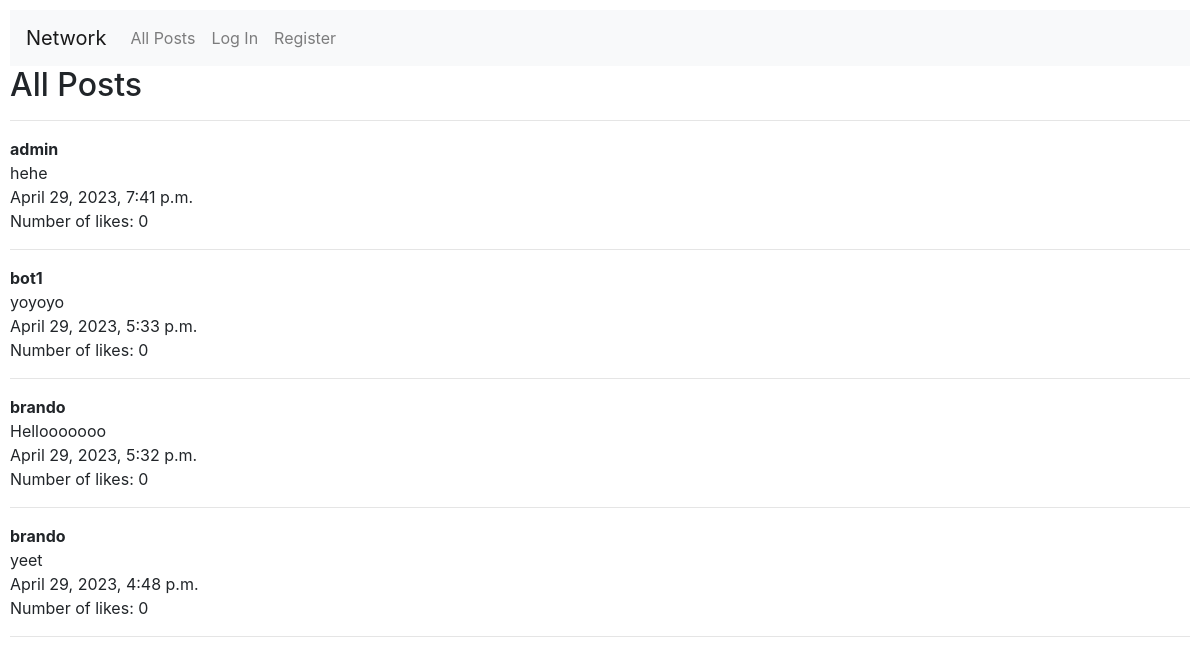
The page / on the database its author committed.
### network/models.py (models this page shows, shortened)
class Post(models.Model):
    user = models.ForeignKey(User, on_delete=models.CASCADE, blank=True, null=True, related_name="post_user")
    content = models.CharField(max_length=280)
    number_of_likes = models.IntegerField(default=0)
    time = models.DateTimeField(auto_now_add=True)

class User(AbstractUser):
    pass

### network/views.py (the view)
# urls.py: path("", views.index, name="index"),
def index(request):
    all_posts = Post.objects.all().order_by("-time")
    number_of_posts = len(all_posts)
    return render(request, "network/index.html", {
        "form": PostForm,
        "all_posts": all_posts,
        "number_of_posts": number_of_posts
    })

### network/templates/network/index.html (shortened to what this page needs)
{% extends "network/layout.html" %}
{% block body %}
    <h2>All Posts</h2>
    <hr>
    {% if number_of_posts > 0 %}
        {% for post in all_posts %}
            <div>
                <div>
                    <strong>{{ post.user }}</strong>
                </div>
                <div>
                    {{ post.content }}
                </div>
                <div>
                    {{ post.time }}
                </div>
                <div>
                    Number of likes: {{ post.number_of_likes }}
                </div>
                <hr>
            </div>
        {% endfor %}
    {% else %}
        No active posts
    {% endif %}
{% endblock %}

### network/static/network/styles.css (style rules this page uses)
body { padding: 10px; }

### rows shown on the page
Post: user "admin", content "hehe", time "April 29, 2023, 7:41 p.m.", number_of_likes "0"
Post: user "bot1", content "yoyoyo", time "April 29, 2023, 5:33 p.m.", number_of_likes "0"
Post: user "brando", content "Hellooooooo", time "April 29, 2023, 5:32 p.m.", number_of_likes "0"
Post: user "brando", content "yeet", time "April 29, 2023, 4:48 p.m.", number_of_likes "0"
